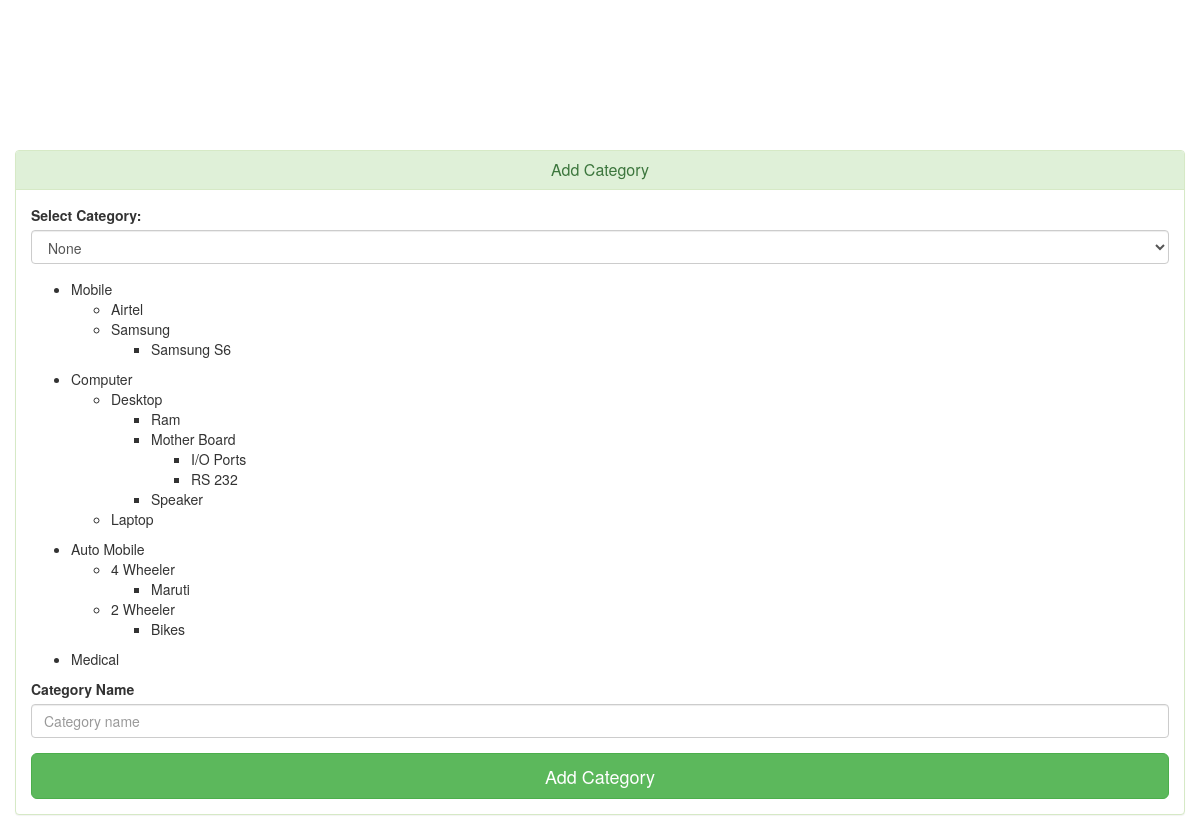
The page /view_categories.php (signed in) on the database its author committed.
### tables this page shows
CREATE TABLE `category` (
  `id` int(11) NOT NULL,
  `cat_name` varchar(200) NOT NULL,
  `parent_id` int(11) NOT NULL
);

### view_categories.php (the view, shortened to what this page needs)
<?php
include_once("database/db_conection.php");
include_once("header.php");
?>
<body>
<div class="container">
<div class="row">
    <div class="login-panel panel panel-success">
    <div class="panel-heading">
        <h3 class="panel-title text-center">Add Category</h3>
    </div>
    <div class="panel-body">
    <form enctype="multipart/form-data" method="post" action="<?php echo htmlspecialchars($_SERVER['PHP_SELF']); ?>">
    <fieldset>
    <div class="form-group">
        <label for="exampleInputgender">Select Category:</label>
    <select class="form-control" name='selectcategory' required>
            <option value=''>None</option>
    </select>
    </div>
    <?php
        category_tree(0);
        function category_tree($catid){
        global $db_conn;
        $select_category_query="Select * from category where parent_id ='".$catid."'";
        $result =mysqli_query($db_conn,$select_category_query);
        while($row = mysqli_fetch_object($result)){
            $i = 0;
            if ($i == 0) echo '<ul>';
              echo '<li id="'.$row->id.'">' . $row->cat_name;
             category_tree($row->id);
             echo '</li>';
            $i++;
             if ($i > 0) echo '</ul>';
        }
        }
    ?>
    <div class="form-group">
        <label for="exampleInputcategory">Category Name</label>
        <input type="text" placeholder="Category name" name="categoryname" value="" class="form-control" required autofocus>
    </div>
    <input class="btn btn-lg btn-success btn-block" type="submit" value="Add Category" name="addcategory" >
   </fieldset>
    </form>
    </div>
    </div>
</div>
</div>
  </body>
</html>

### header.php (shortened to what this page needs)
<!DOCTYPE html>
<html lang="en">
  <head>
    <link href="lib/css/bootstrap.min.css" rel="stylesheet">
    <link href="lib/font-awesome/css/font-awesome.min.css" rel="stylesheet">
    <link href="lib/css/style.css" rel="stylesheet">
    <link href="lib/css/bootstrap-datepicker.css" rel="stylesheet">
  </head>

### rows shown on the page
category: cat_name "Mobile"
category: cat_name "Airtel"
category: cat_name "Samsung"
category: cat_name "Samsung S6"
category: cat_name "Computer"
category: cat_name "Desktop"
category: cat_name "Ram"
category: cat_name "Mother Board"
category: cat_name "I/O Ports"
category: cat_name "RS 232"
category: cat_name "Speaker"
category: cat_name "Laptop"
category: cat_name "Auto Mobile"
category: cat_name "4 Wheeler"
category: cat_name "Maruti"
category: cat_name "2 Wheeler"
category: cat_name "Bikes"
category: cat_name "Medical"
